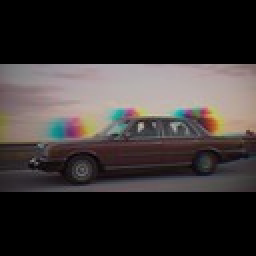
#> input picture CineScope/datos/modelo_v1/entrenamiento/plano general/plano general_002.jpg, 128 x 128 px (shown 2 times larger)
$ python revisar_imagenes_v2.py
#> lines starting #> are read from the running program, lines starting #| are printed output that depends on the picture

from pathlib import Path
from PIL import Image, ImageDraw
import random

# 1. Ubicar nuestras fotografías
BASE = Path(__file__).resolve().parent

DATOS = BASE / "datos" / "modelo_v2"
DESTINO = BASE / "revision_v2"

DESTINO.mkdir(exist_ok=True)

# 2. Buscar las categorías
ENTRENAMIENTO = DATOS / "entrenamiento"

categorias = sorted(
    carpeta.name
    for carpeta in ENTRENAMIENTO.iterdir()
    if carpeta.is_dir()
)

# 3. Revisar cantidades
for grupo in ["entrenamiento", "validacion", "prueba"]:

    print("\nCONJUNTO:", grupo)

    for categoria in categorias:

        carpeta = DATOS / grupo / categoria
        archivos = sorted(carpeta.glob("*.jpg"))

        print(categoria, ":", len(archivos))

# 4. Crear mosaicos de entrenamiento
azar = random.Random(42)

for categoria in categorias:

    carpeta = ENTRENAMIENTO / categoria
    archivos = sorted(carpeta.glob("*.jpg"))

    seleccionadas = azar.sample(
        archivos,
        min(9, len(archivos))
    )

    mosaico = Image.new(
        "RGB",
        (930, 690),
        color="white"
    )
#> mosaico: PIL image 930x690 RGB; every value is 255

    dibujo = ImageDraw.Draw(mosaico)

    for i, archivo in enumerate(seleccionadas):

        with Image.open(archivo) as original:
#> original is the input picture: PIL image 128x128 RGB; mean R, G, B 57.3, 52.1, 51.3
            imagen = original.convert("RGB")

        imagen.thumbnail(
            (290, 185),
            Image.Resampling.LANCZOS
        )

        columna = i % 3
        fila = i // 3

        x = columna * 310 + 10
        y = fila * 230 + 10

        mosaico.paste(imagen, (x, y))
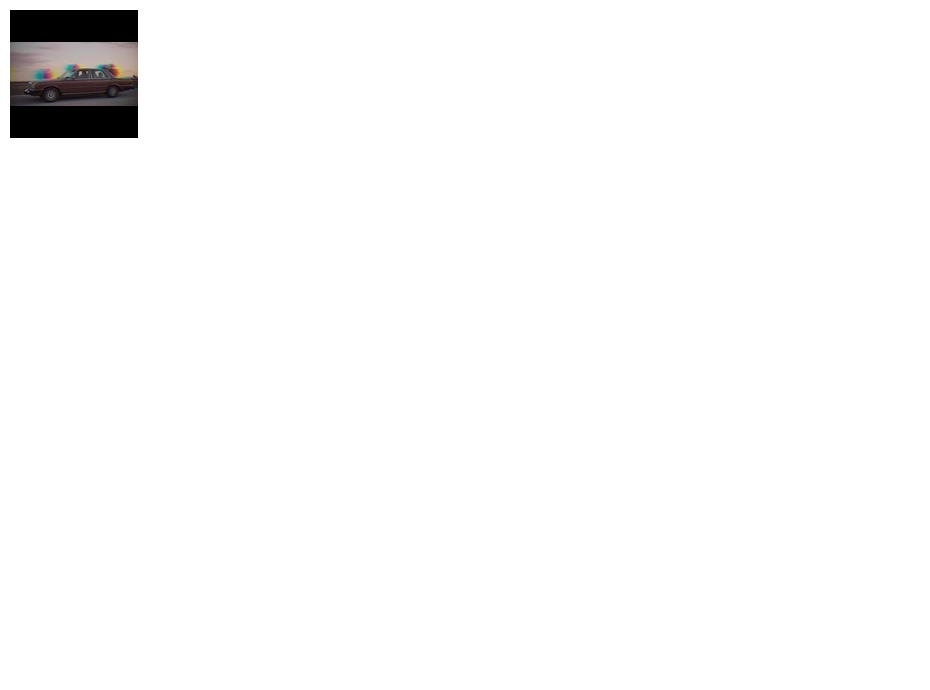
#> mosaico: PIL image 930x690 RGB; mean R, G, B 250, 249.8, 249.8

        dibujo.text(
            (x, y + 190),
            archivo.name,
            fill="black"
        )

    salida = DESTINO / f"revision_{categoria}.jpg"

    mosaico.save(salida, quality=95)

    print("Mosaico creado:", salida)

print("\nRevisión preparada correctamente.")
